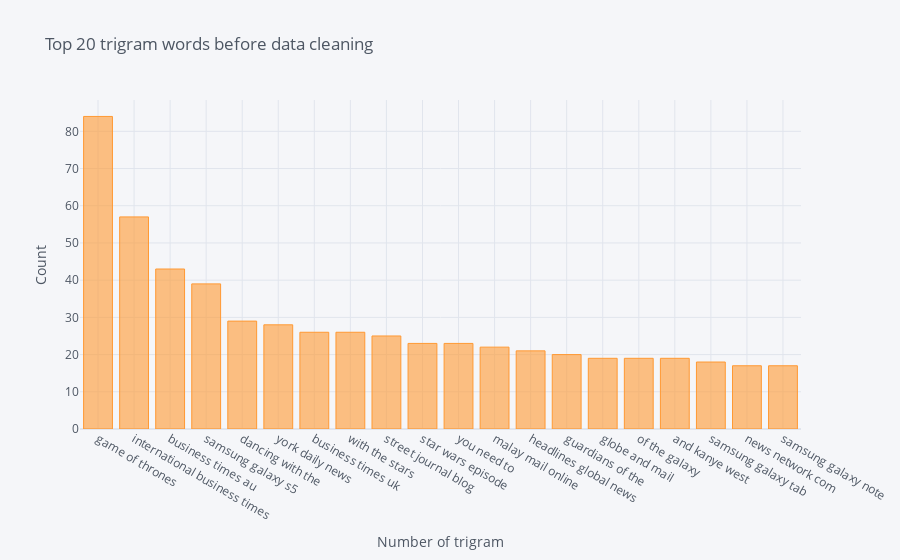

The notebook cell saved with this chart:
### Code cell
# ploting 
df_trigram.iplot(kind='bar',xTitle='Number of trigram', yTitle='Count',
                title='Top 20 trigram words before data cleaning')

### Figure 1 — Plotly figure (JSON) as saved in the notebook; plotly's stock layout.template omitted (floating-point values rounded to 4 significant figures)
{"data": [{"marker": {"color": "rgba(255, 153, 51, 0.6)", "line": {"color": "rgba(255, 153, 51, 1.0)", "width": 1}}, "name": "count", "orientation": "v", "text": "", "type": "bar", "x": ["game of thrones", "international business times", "business times au", "samsung galaxy s5", "dancing with the", "york daily news", "business times uk", "with the stars", "street journal blog", "star wars episode", "you need to", "malay mail online", "headlines global news", "guardians of the", "globe and mail", "of the galaxy", "and kanye west", "samsung galaxy tab", "news network com", "samsung galaxy note"], "y": [84, 57, 43, 39, 29, 28, 26, 26, 25, 23, 23, 22, 21, 20, 19, 19, 19, 18, 17, 17]}], "layout": {"legend": {"bgcolor": "#F5F6F9", "font": {"color": "#4D5663"}}, "paper_bgcolor": "#F5F6F9", "plot_bgcolor": "#F5F6F9", "title": {"font": {"color": "#4D5663"}, "text": "Top 20 trigram words before data cleaning"}, "xaxis": {"gridcolor": "#E1E5ED", "showgrid": true, "tickfont": {"color": "#4D5663"}, "title": {"font": {"color": "#4D5663"}, "text": "Number of trigram"}, "zerolinecolor": "#E1E5ED"}, "yaxis": {"gridcolor": "#E1E5ED", "showgrid": true, "tickfont": {"color": "#4D5663"}, "title": {"font": {"color": "#4D5663"}, "text": "Count"}, "zerolinecolor": "#E1E5ED"}}}
